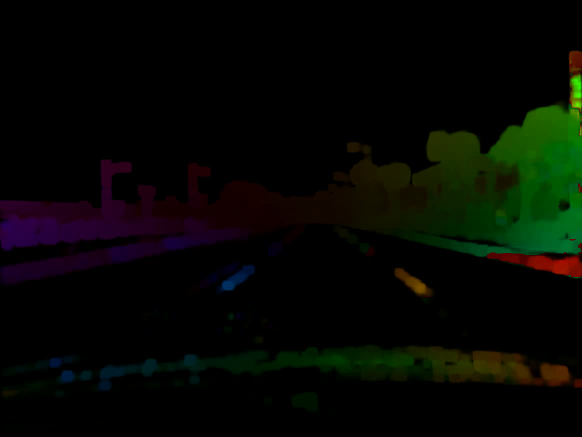
#> input picture frame 0 of 11ef763842ca11ec9088a497b1b39748.mp4, 1164 x 874 px, given in place of 4.hevc, which was not available (shown at 1/2 size)
$ python opencvflow.py
#> lines starting #> are read from the running program, lines starting #| are printed output that depends on the picture; pictures that were not available may be replaced by others from this repository, and a replacement may not be noted
# -*- coding: utf-8 -*-
"""
Created on Thu Nov 11 10:40:51 2021

@author: https://docs.opencv.org/3.4/d4/dee/tutorial_optical_flow.html
"""

import numpy as np
import cv2 as cv
import uuid
import random
from matplotlib.colors import hsv_to_rgb

tmp_filename  = uuid.uuid1().hex + '.mp4'
tmp_filename2 = uuid.uuid1().hex + '.mp4'

cap = cv.VideoCapture(cv.samples.findFile("/labeled/4.hevc"))
ret, frame1 = cap.read()
#> frame1 is the input picture: shape (874, 1164, 3); mean B, G, R 2.5, 7.6, 5.1
ret, frame2 = cap.read()
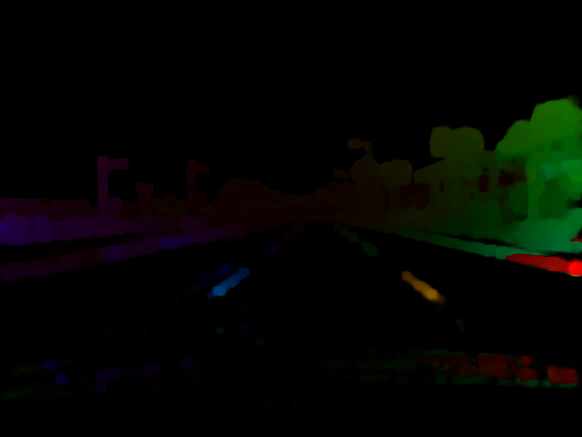
#> input picture frame 1 of 11ef763842ca11ec9088a497b1b39748.mp4, 1164 x 874 px, given in place of 4.hevc, which was not available (shown at 1/2 size)
#> frame2 is the input picture: shape (874, 1164, 3); mean B, G, R 1.8, 5.3, 3.6

# print(frame1.type)

size        = (frame1.shape[1], frame1.shape[0])
#> size = (1164, 874)
# print(size)
videoWriter = cv.VideoWriter(tmp_filename, cv.VideoWriter_fourcc(*'mp4v'), 20, size)
videoWriter2 = cv.VideoWriter(tmp_filename2, cv.VideoWriter_fourcc(*'mp4v'), 20, size)

prvs = cv.cvtColor(frame1,cv.COLOR_BGR2GRAY)
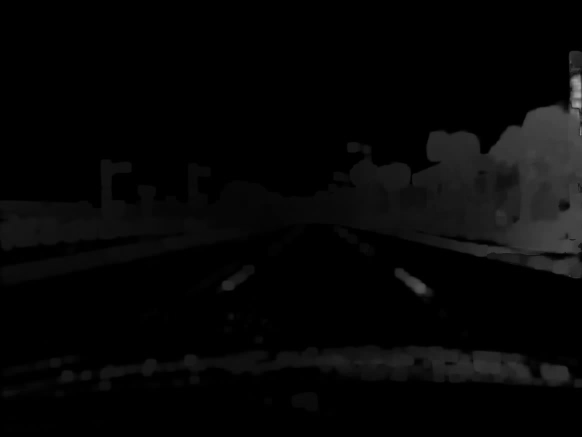
#> prvs: shape (874, 1164) (shown at 1/2 size); min 0, max 174, mean 6.3
hsv = np.zeros_like(frame1)

hsv[...,1] = 255
# hsv[...,2] = 255

mag_thd     = 75

while(ret):
    arrow = np.zeros_like(frame2)

    next = cv.cvtColor(frame2,cv.COLOR_BGR2GRAY)
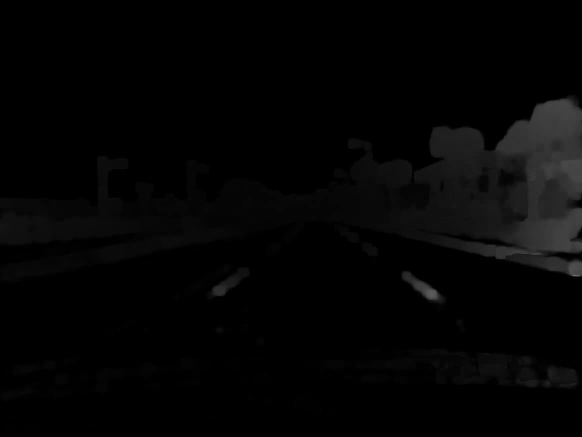
#> next: shape (874, 1164) (shown at 1/2 size); min 0, max 141, mean 4.4
    flow = cv.calcOpticalFlowFarneback(prvs,next, None, 0.5, 3, 15, 3, 5, 1.2, 0)

    mag, ang = cv.cartToPolar(flow[...,0], flow[...,1])
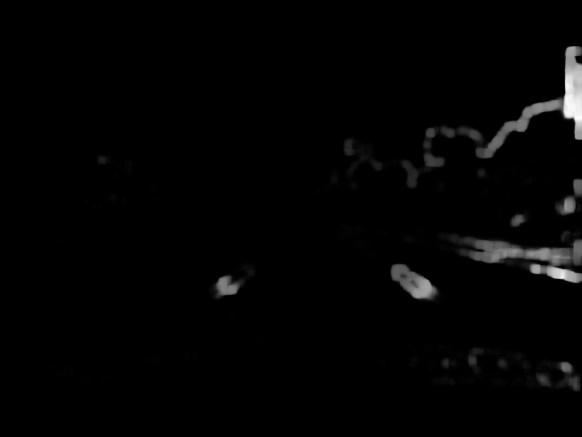
#> mag: shape (874, 1164) float32 (shown at 1/2 size); min 0, max 41.44, mean 0.6; drawn with min black and max white
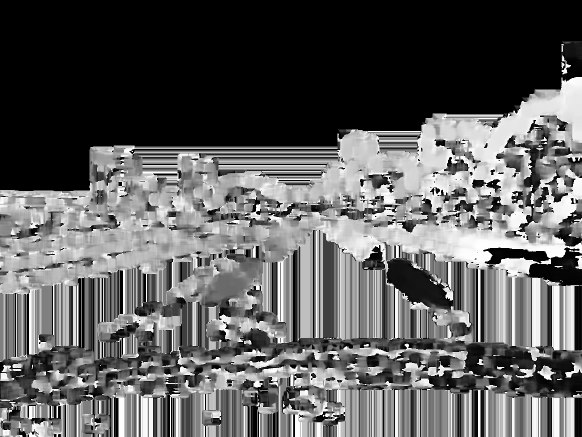
#> ang: shape (874, 1164) float32 (shown at 1/2 size); min 0, max 6.28, mean 2.31; drawn with min black and max white
    # hsv[...,0] = ang*180/np.pi/2

    hsv[...,0] = cv.normalize(ang*180/np.pi/2,None,0,255,cv.NORM_MINMAX)
    hsv[...,2] = cv.normalize(mag,None,0,255,cv.NORM_MINMAX)
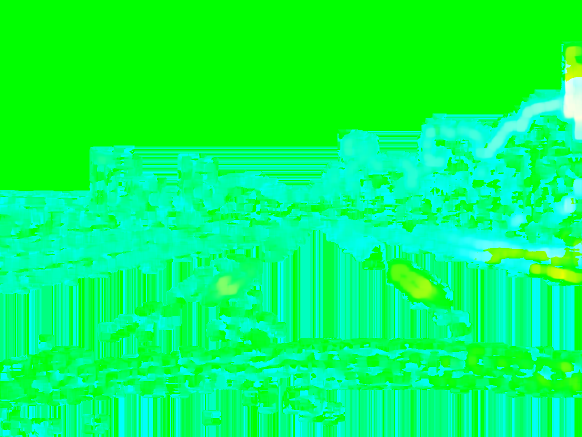
#> hsv: shape (874, 1164, 3) (shown at 1/2 size); mean of channels 0, 1, 2 93.3, 255, 3.9; drawn as B, G, R

    bgr = cv.cvtColor(hsv,cv.COLOR_HSV2BGR)
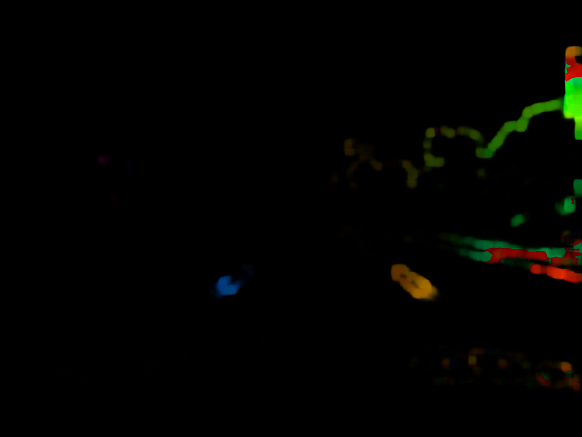
#> bgr: shape (874, 1164, 3) (shown at 1/2 size); mean B, G, R 0.4, 2.6, 2.1
    cv.imshow('frame2',bgr)

    # k = cv.waitKey(0) & 0xff
    k = cv.waitKey(1)
#> (key Esc is pressed here)
    if k == 27:
        break
    # elif k == ord('s'):
    #     print('saved current view ')
    #     # cv.imwrite('opticalfb.png',frame2)
    #     # cv.imwrite('opticalhsv.png',bgr)

    videoWriter.write(bgr)


    mag_fil = np.nonzero(hsv[...,2] > mag_thd)
    for ij in range(len(mag_fil[0])):
        # print(mag_fil[0][ij], ' ', mag_fil[1][ij])
        length =  20*mag[mag_fil[0][ij], mag_fil[1][ij]]
        angle  =  ang[mag_fil[0][ij], mag_fil[1][ij]]

        start_pt = (mag_fil[1][ij], mag_fil[0][ij])
        #outward vanishing center
        # end_pt   = (int(mag_fil[1][ij] + length*np.cos(angle)), int(mag_fil[0][ij] + length*np.sin(angle)))

        #torward vanishing center
        end_pt   = (int(mag_fil[1][ij] - length*np.cos(angle)), int(mag_fil[0][ij] - length*np.sin(angle)))

        # [7 lines of commented-out code are left out]

        hsv_color = hsv[mag_fil[0][ij], mag_fil[1][ij], :]/255
        # rgb_color = tuple(hsv_color)
        rgb_color = hsv_to_rgb(hsv_color)*255
        # rgb_color = cv.cvtColor(hsv_color, cv.COLOR_HSV2RGB)

        # print(rgb_color)
        color = (int(rgb_color[0]), int(rgb_color[1]), int(rgb_color[2]))

        arrow = cv.line(arrow, start_pt, end_pt, color, thickness=1)

    videoWriter2.write(arrow)


    ret, frame2 = cap.read()
    prvs = next

print('print(flow.shape)', flow.shape)
#| print(flow.shape) (874, 1164, 2)
print('mag.shape', mag.shape)
#| mag.shape (874, 1164)

videoWriter.release()
videoWriter2.release()
cv.waitKey(1000)
cv.destroyAllWindows()

$ run again, starting later in the video
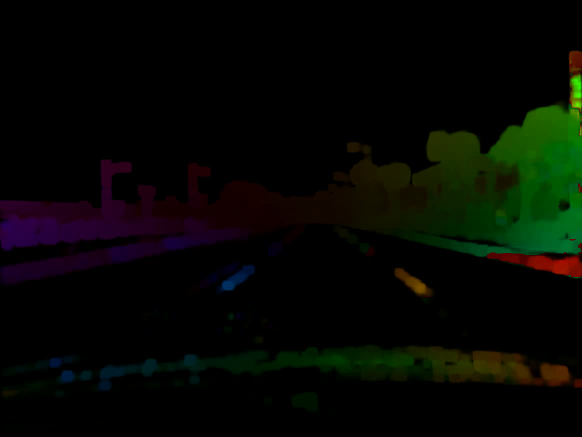
#> input picture frame 0 of 11ef763842ca11ec9088a497b1b39748.mp4, 1164 x 874 px, given in place of 4.hevc, which was not available (shown at 1/2 size)
#> frame1 is the input picture: shape (874, 1164, 3); mean B, G, R 2.5, 7.6, 5.1
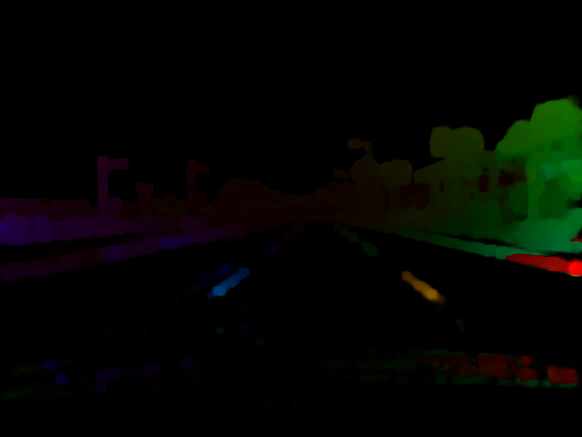
#> input picture frame 1 of 11ef763842ca11ec9088a497b1b39748.mp4, 1164 x 874 px, given in place of 4.hevc, which was not available (shown at 1/2 size)
#> frame2 is the input picture: shape (874, 1164, 3); mean B, G, R 1.8, 5.3, 3.6
#| print(flow.shape) (874, 1164, 2)
#| mag.shape (874, 1164)

$ run again, starting later in the video
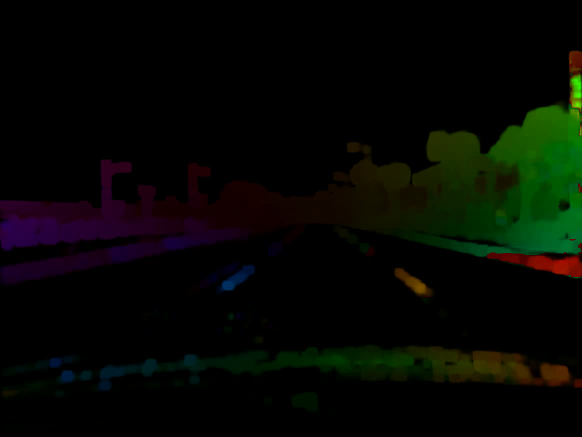
#> input picture frame 0 of 11ef763842ca11ec9088a497b1b39748.mp4, 1164 x 874 px, given in place of 4.hevc, which was not available (shown at 1/2 size)
#> frame1 is the input picture: shape (874, 1164, 3); mean B, G, R 2.5, 7.6, 5.1
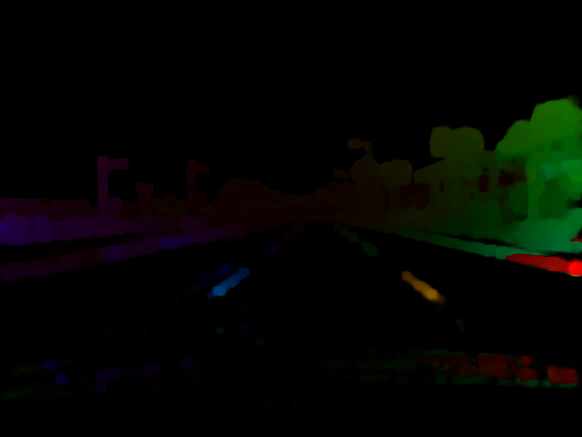
#> input picture frame 1 of 11ef763842ca11ec9088a497b1b39748.mp4, 1164 x 874 px, given in place of 4.hevc, which was not available (shown at 1/2 size)
#> frame2 is the input picture: shape (874, 1164, 3); mean B, G, R 1.8, 5.3, 3.6
#| print(flow.shape) (874, 1164, 2)
#| mag.shape (874, 1164)
